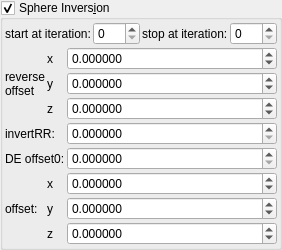
    <widget class="MyGroupBox" name="groupCheck_transf_sphere_inversion_enabled_false">
     <property name="title">
      <string>Sphere Invers&amp;ion</string>
     </property>
     <property name="checkable">
      <bool>true</bool>
     </property>
     <layout class="QVBoxLayout" name="verticalLayout_9" stretch="0,0">
      <property name="spacing">
       <number>2</number>
      </property>
      <property name="leftMargin">
       <number>2</number>
      </property>
      <property name="topMargin">
       <number>2</number>
      </property>
      <property name="rightMargin">
       <number>2</number>
      </property>
      <property name="bottomMargin">
       <number>2</number>
      </property>
      <item>
       <layout class="QHBoxLayout" name="horizontalLayout_24" stretch="0,1,0,1">
        <item>
         <widget class="QLabel" name="label_105">
          <property name="text">
           <string>start at iteration:</string>
          </property>
         </widget>
        </item>
        <item>
         <widget class="MySpinBox" name="spinboxInt_transf_start_iterations_X">
          <property name="sizePolicy">
           <sizepolicy hsizetype="Minimum" vsizetype="Maximum">
            <horstretch>0</horstretch>
            <verstretch>0</verstretch>
           </sizepolicy>
          </property>
          <property name="minimum">
           <number>0</number>
          </property>
          <property name="maximum">
           <number>999</number>
          </property>
          <property name="value">
           <number>0</number>
          </property>
         </widget>
        </item>
        <item>
         <widget class="QLabel" name="label_77">
          <property name="text">
           <string>stop at iteration:</string>
          </property>
         </widget>
        </item>
        <item>
         <widget class="MySpinBox" name="spinboxInt_transf_stop_iterations_1">
          <property name="sizePolicy">
           <sizepolicy hsizetype="Preferred" vsizetype="Maximum">
            <horstretch>0</horstretch>
            <verstretch>0</verstretch>
           </sizepolicy>
          </property>
          <property name="maximum">
           <number>999</number>
          </property>
         </widget>
        </item>
       </layout>
      </item>
      <item>
       <layout class="QGridLayout" name="gridLayout_38" columnstretch="0,0,1">
        <property name="spacing">
         <number>2</number>
        </property>
        <item row="1" column="1">
         <widget class="QLabel" name="label_136">
          <property name="text">
           <string notr="true">y</string>
          </property>
         </widget>
        </item>
        <item row="3" column="2">
         <widget class="MyDoubleSpinBox" name="spinbox_transf_maxR2_1">
          <property name="sizePolicy">
           <sizepolicy hsizetype="Minimum" vsizetype="Maximum">
            <horstretch>0</horstretch>
            <verstretch>0</verstretch>
           </sizepolicy>
          </property>
          <property name="prefix">
           <string/>
          </property>
          <property name="suffix">
           <string/>
          </property>
          <property name="decimals">
           <number>6</number>
          </property>
          <property name="minimum">
           <double>0.000000000000000</double>
          </property>
          <property name="maximum">
           <double>99.989999999999995</double>
          </property>
          <property name="singleStep">
           <double>0.100000000000000</double>
          </property>
         </widget>
        </item>
        <item row="4" column="2">
         <widget class="MyDoubleSpinBox" name="spinbox_analyticDE_offset_0">
          <property name="sizePolicy">
           <sizepolicy hsizetype="Minimum" vsizetype="Maximum">
            <horstretch>0</horstretch>
            <verstretch>0</verstretch>
           </sizepolicy>
          </property>
          <property name="prefix">
           <string/>
          </property>
          <property name="suffix">
           <string/>
          </property>
          <property name="decimals">
           <number>6</number>
          </property>
          <property name="minimum">
           <double>0.000000000000000</double>
          </property>
          <property name="maximum">
           <double>99.989999999999995</double>
          </property>
          <property name="singleStep">
           <double>0.100000000000000</double>
          </property>
         </widget>
        </item>
        <item row="0" column="2">
         <widget class="MyDoubleSpinBox" name="spinbox3_transf_offset_000_x">
          <property name="sizePolicy">
           <sizepolicy hsizetype="Minimum" vsizetype="Maximum">
            <horstretch>0</horstretch>
            <verstretch>0</verstretch>
           </sizepolicy>
          </property>
          <property name="font">
           <font>
            <weight>50</weight>
            <bold>false</bold>
           </font>
          </property>
          <property name="prefix">
           <string/>
          </property>
          <property name="suffix">
           <string/>
          </property>
          <property name="decimals">
           <number>6</number>
          </property>
          <property name="minimum">
           <double>-99.989999999999995</double>
          </property>
          <property name="maximum">
           <double>99.989999999999995</double>
          </property>
          <property name="singleStep">
           <double>0.100000000000000</double>
          </property>
         </widget>
        </item>
        <item row="1" column="2">
         <widget class="MyDoubleSpinBox" name="spinbox3_transf_offset_000_y">
          <property name="sizePolicy">
           <sizepolicy hsizetype="Minimum" vsizetype="Maximum">
            <horstretch>0</horstretch>
            <verstretch>0</verstretch>
           </sizepolicy>
          </property>
          <property name="font">
           <font>
            <weight>50</weight>
            <bold>false</bold>
           </font>
          </property>
          <property name="prefix">
           <string/>
          </property>
          <property name="suffix">
           <string/>
          </property>
          <property name="decimals">
           <number>6</number>
          </property>
          <property name="minimum">
           <double>-99.989999999999995</double>
          </property>
          <property name="maximum">
           <double>99.989999999999995</double>
          </property>
          <property name="singleStep">
           <double>0.100000000000000</double>
          </property>
         </widget>
        </item>
        <item row="5" column="2">
         <widget class="MyDoubleSpinBox" name="spinbox3_transf_addition_constantA_000_x">
          <property name="sizePolicy">
           <sizepolicy hsizetype="Minimum" vsizetype="Maximum">
            <horstretch>0</horstretch>
            <verstretch>0</verstretch>
           </sizepolicy>
          </property>
          <property name="prefix">
           <string/>
          </property>
          <property name="suffix">
           <string/>
          </property>
          <property name="decimals">
           <number>6</number>
          </property>
          <property name="minimum">
           <double>-99.989999999999995</double>
          </property>
          <property name="maximum">
           <double>99.989999999999995</double>
          </property>
          <property name="singleStep">
           <double>0.100000000000000</double>
          </property>
         </widget>
        </item>
        <item row="0" column="1">
         <widget class="QLabel" name="label_137">
          <property name="text">
           <string notr="true">x</string>
          </property>
         </widget>
        </item>
        <item row="6" column="2">
         <widget class="MyDoubleSpinBox" name="spinbox3_transf_addition_constantA_000_y">
          <property name="sizePolicy">
           <sizepolicy hsizetype="Minimum" vsizetype="Maximum">
            <horstretch>0</horstretch>
            <verstretch>0</verstretch>
           </sizepolicy>
          </property>
          <property name="prefix">
           <string/>
          </property>
          <property name="suffix">
           <string/>
          </property>
          <property name="decimals">
           <number>6</number>
          </property>
          <property name="minimum">
           <double>-99.989999999999995</double>
          </property>
          <property name="maximum">
           <double>99.989999999999995</double>
          </property>
          <property name="singleStep">
           <double>0.100000000000000</double>
          </property>
         </widget>
        </item>
        <item row="2" column="1">
         <widget class="QLabel" name="label_138">
          <property name="text">
           <string notr="true">z</string>
          </property>
         </widget>
        </item>
        <item row="0" column="0" rowspan="3">
         <widget class="QLabel" name="label_260">
          <property name="text">
           <string>reverse
offset</string>
          </property>
         </widget>
        </item>
        <item row="2" column="2">
         <widget class="MyDoubleSpinBox" name="spinbox3_transf_offset_000_z">
          <property name="sizePolicy">
           <sizepolicy hsizetype="Minimum" vsizetype="Maximum">
            <horstretch>0</horstretch>
            <verstretch>0</verstretch>
           </sizepolicy>
          </property>
          <property name="font">
           <font>
            <weight>50</weight>
            <bold>false</bold>
           </font>
          </property>
          <property name="prefix">
           <string/>
          </property>
          <property name="suffix">
           <string/>
          </property>
          <property name="decimals">
           <number>6</number>
          </property>
          <property name="minimum">
           <double>-99.989999999999995</double>
          </property>
          <property name="maximum">
           <double>99.989999999999995</double>
          </property>
          <property name="singleStep">
           <double>0.100000000000000</double>
          </property>
         </widget>
        </item>
        <item row="7" column="2">
         <widget class="MyDoubleSpinBox" name="spinbox3_transf_addition_constantA_000_z">
          <property name="sizePolicy">
           <sizepolicy hsizetype="Minimum" vsizetype="Maximum">
            <horstretch>0</horstretch>
            <verstretch>0</verstretch>
           </sizepolicy>
          </property>
          <property name="prefix">
           <string/>
          </property>
          <property name="suffix">
           <string/>
          </property>
          <property name="decimals">
           <number>6</number>
          </property>
          <property name="minimum">
           <double>-99.989999999999995</double>
          </property>
          <property name="maximum">
           <double>99.989999999999995</double>
          </property>
          <property name="singleStep">
           <double>0.100000000000000</double>
          </property>
         </widget>
        </item>
        <item row="6" column="0">
         <widget class="QLabel" name="label_259">
          <property name="text">
           <string>offset:</string>
          </property>
         </widget>
        </item>
        <item row="5" column="1">
         <widget class="QLabel" name="label_127">
          <property name="text">
           <string notr="true">x</string>
          </property>
         </widget>
        </item>
        <item row="6" column="1">
         <widget class="QLabel" name="label_122">
          <property name="text">
           <string notr="true">y</string>
          </property>
         </widget>
        </item>
        <item row="3" column="0" colspan="2">
         <widget class="QLabel" name="label_22">
          <property name="text">
           <string>invertRR:</string>
          </property>
         </widget>
        </item>
        <item row="4" column="0" colspan="2">
         <widget class="QLabel" name="label_182">
          <property name="text">
           <string>DE offset0:</string>
          </property>
         </widget>
        </item>
        <item row="7" column="1">
         <widget class="QLabel" name="label_128">
          <property name="text">
           <string notr="true">z</string>
          </property>
         </widget>
        </item>
       </layout>
      </item>
     </layout>
    </widget>
